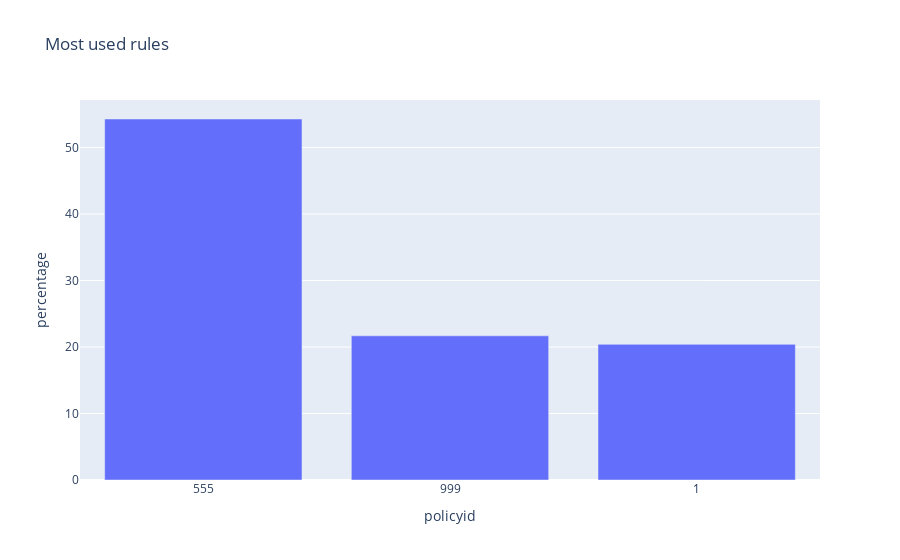

Notebook code for this chart:
### Code cell
# 3.1.1 - Classement des règles les plus utilisées
''' plot bar with plotly express most used rules '''
import plotly.express as px
fig = px.bar(rules, x='policyid', y='percentage', title='Most used rules')
fig.show()

### Figure 1 — Plotly figure (JSON) as saved in the notebook; plotly's stock layout.template omitted (floating-point values rounded to 4 significant figures)
{"data": [{"alignmentgroup": "True", "hovertemplate": "policyid=%{x}<br>percentage=%{y}<extra></extra>", "legendgroup": "", "marker": {"color": "#636efa", "pattern": {"shape": ""}}, "name": "", "offsetgroup": "", "orientation": "v", "showlegend": false, "textposition": "auto", "type": "bar", "x": ["555", "999", "1"], "xaxis": "x", "y": [54.27, 21.67, 20.39], "yaxis": "y"}], "layout": {"barmode": "relative", "legend": {"tracegroupgap": 0}, "title": {"text": "Most used rules"}, "xaxis": {"anchor": "y", "domain": [0, 1], "title": {"text": "policyid"}}, "yaxis": {"anchor": "x", "domain": [0, 1], "title": {"text": "percentage"}}}}
